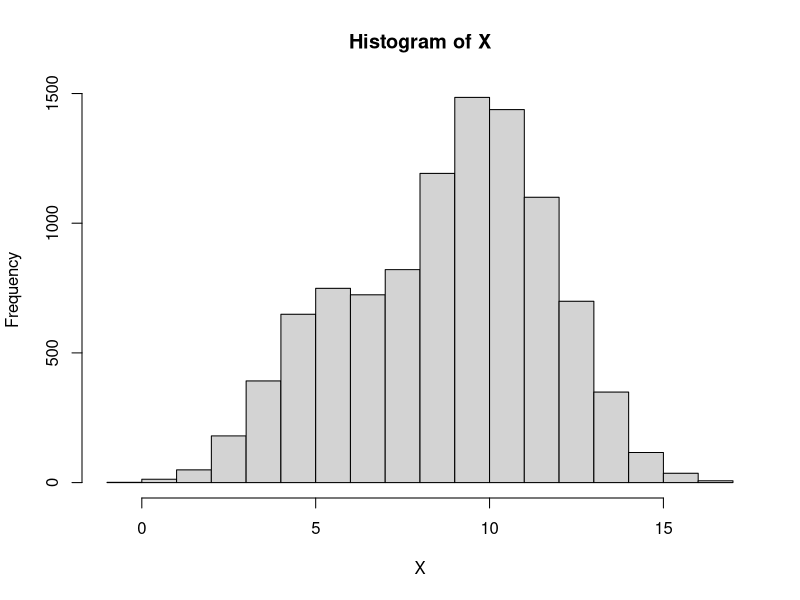

Recreate this plot in R. (Note: this script raises an error after producing the figure.)
## ---- chunk 1
set.seed(12345)
## Total Sample Size
N <- 10000

## mixture components
mu.true    <- c(5, 10) ## Mean vector
sigma.true <- c(1.5, 2) ## SD vector

## determine Z_i: class assignment
Z <- rbinom(N, 1, 0.75)

## sample from univariate mixture model
X <- rnorm(N)*sigma.true[Z+1]+mu.true[Z+1]
hist(X)

## ---- chunk 2

compute.log.lik <- function(X, theta, K){
  # Calculate indivial class probabilities
  L <- matrix(nrow=length(X),ncol=K)
  i <- 1 ## counter for parametes
  for(k in 1:K){
    L[,k] <- dnorm(X, mean=theta[1,k], sd = theta[2,k])*theta[3,k]
  } ## end loop around computing log-likelihoods
  ## compute sum of the log-likelihoods across classes
  ll <- sum(log(rowSums(L)))
  return(ll)
}

## ---- chunk 3

mixture.EM <- function(X, K, max.iter = 1000) {
  ## initial values for parameters
  # order of parameters is
  # mu, sigma, pi, mu,sigma, pi, etc..
  ## test out
  t.init   <- matrix(rep(c(0,1,1/K),K), ncol=K)
  # jitter start means
  t.init.j <- matrix(c(sample(X, K),  ## sample random points for means
                abs(rnorm(K, mean = sd(X), sd = sd(X)/2)),  # use sd as center for generating random SDs for each class
                rep(0,K)), ## don't jitter pi
                byrow=T, ncol=K)
  ## Combine after jitter
  t.curr   <- t.init + t.init.j
  ## store log-likehoods for each iteration
  log_liks <- c()
  ll       <- compute.log.lik(X, t.curr, K)
  log_liks <- c(log_liks, ll)
  delta.ll <- 1
  ## saving ALL parameter estimates
  t.array <- array(dim =c(3,2,max.iter))
  t.array[,,1] <- t.curr ## initial values
  
  ## Run the model until condition is met
  iter <- 2
  while(delta.ll > 1e-5){
    ## run E + M seps based on current iteration
    t.curr   <- EM.iter(t.curr, K)
    # update stored estimates
    t.array[,,iter] <- t.curr
    ##compute next LL
    ll       <- compute.log.lik(X, t.curr, K)
    ## update LL stored
    log_liks <- c(log_liks, ll) 
    ## next, calculate the change in LL between iterations
    delta.ll <- log_liks[length(log_liks)]  - log_liks[length(log_liks)-1]
    iter <- iter + 1
    if(iter == max.iter) break
  }
  colnames(t.curr) <- paste('Class',1:K)
  rownames(t.curr) <- c("Mu", "Sigma", "Pi")
  
  t.array <- t.array[,,1:length(log_liks)]
  
  return(list(t.curr, log_liks, t.array))
}

EM.iter <- function(t.curr, ...) {
  
  t.next <- t.curr
  
  ## E-step: compute E_{Z|X,w0}[I(Z_i = k)]
  # Calc Posterior class probabilities
  z_ik <- calc.post.prob(X, t.curr, K)
  
  ## M-Step
  # update class means estimate
  for(k in 1:K){
    t.next[1,k] <- sum(z_ik[,k]*X)/sum(z_ik[,k])
  } ## end loop around mean update
  
  # update class std estimates
  for(k in 1:K){
    t.next[2,k] <- sqrt(sum(z_ik[,k]*(X - t.next[1,k])**2)/sum(z_ik[,k]))
  } ## end loop around std update
  
  # update class weight estimates
  t.next[3,] <- colSums(z_ik)/sum(z_ik) 
  return(t.next)
}

# Calc. posterior probabilities with respect to current parameters
calc.post.prob <- function(X, theta, K){
  # Calculate indivial class probabilities
  L <- matrix(nrow=length(X),ncol=K)
  for(k in 1:K){
    L[,k] <- dnorm(X, mean=theta[1,k], sd = theta[2,k])*theta[3,k]
  } ## end loop around computing log-likelihoods
  L <- L / rowSums(L)
  
  return(L)
}  

## ---- chunk 4

## perform EM
# X = observed data
# L = likelihood of class memberships
ee <- mixture.EM(X, K=2)
ee[[1]]

## ---- chunk 5

plot(ee[[2]][-1], ylab='incomplete log-likelihood', xlab='iteration')


## mean as a function of log-like
plot(ee[[3]][1,1,],ee[[2]],  ylab='log-likelihood', xlab='mean of class 1')
plot(ee[[3]][1,2,],ee[[2]],  ylab='log-likelihood', xlab='mean of class 2')


plot(ee[[3]][1,1,],  ylab='mean of class 1', xlab="iteration")
